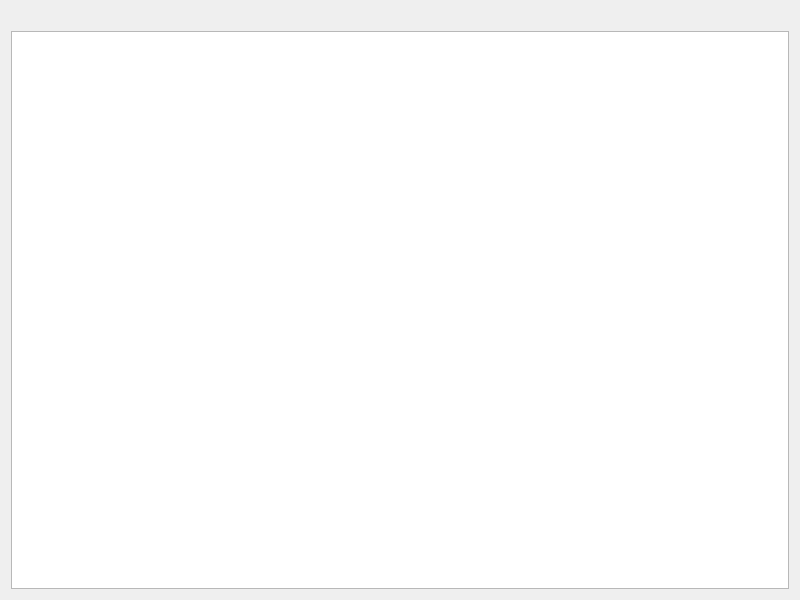
<?xml version="1.0" encoding="UTF-8"?>
<ui version="4.0">
 <class>StringViewer</class>
 <widget class="QWidget" name="StringViewer">
  <property name="geometry">
   <rect>
    <x>0</x>
    <y>0</y>
    <width>800</width>
    <height>600</height>
   </rect>
  </property>
  <property name="windowTitle">
   <string>StringViewer</string>
  </property>
  <layout class="QGridLayout" name="gridLayout">
   <item row="0" column="0">
    <widget class="QLabel" name="labelType">
     <property name="text">
      <string/>
     </property>
    </widget>
   </item>
   <item row="1" column="0">
    <widget class="QPlainTextEdit" name="textDisplay">
     <property name="lineWrapMode">
      <enum>QPlainTextEdit::NoWrap</enum>
     </property>
     <property name="readOnly">
      <bool>true</bool>
     </property>
    </widget>
   </item>
  </layout>
 </widget>
 <resources/>
 <connections/>
</ui>
